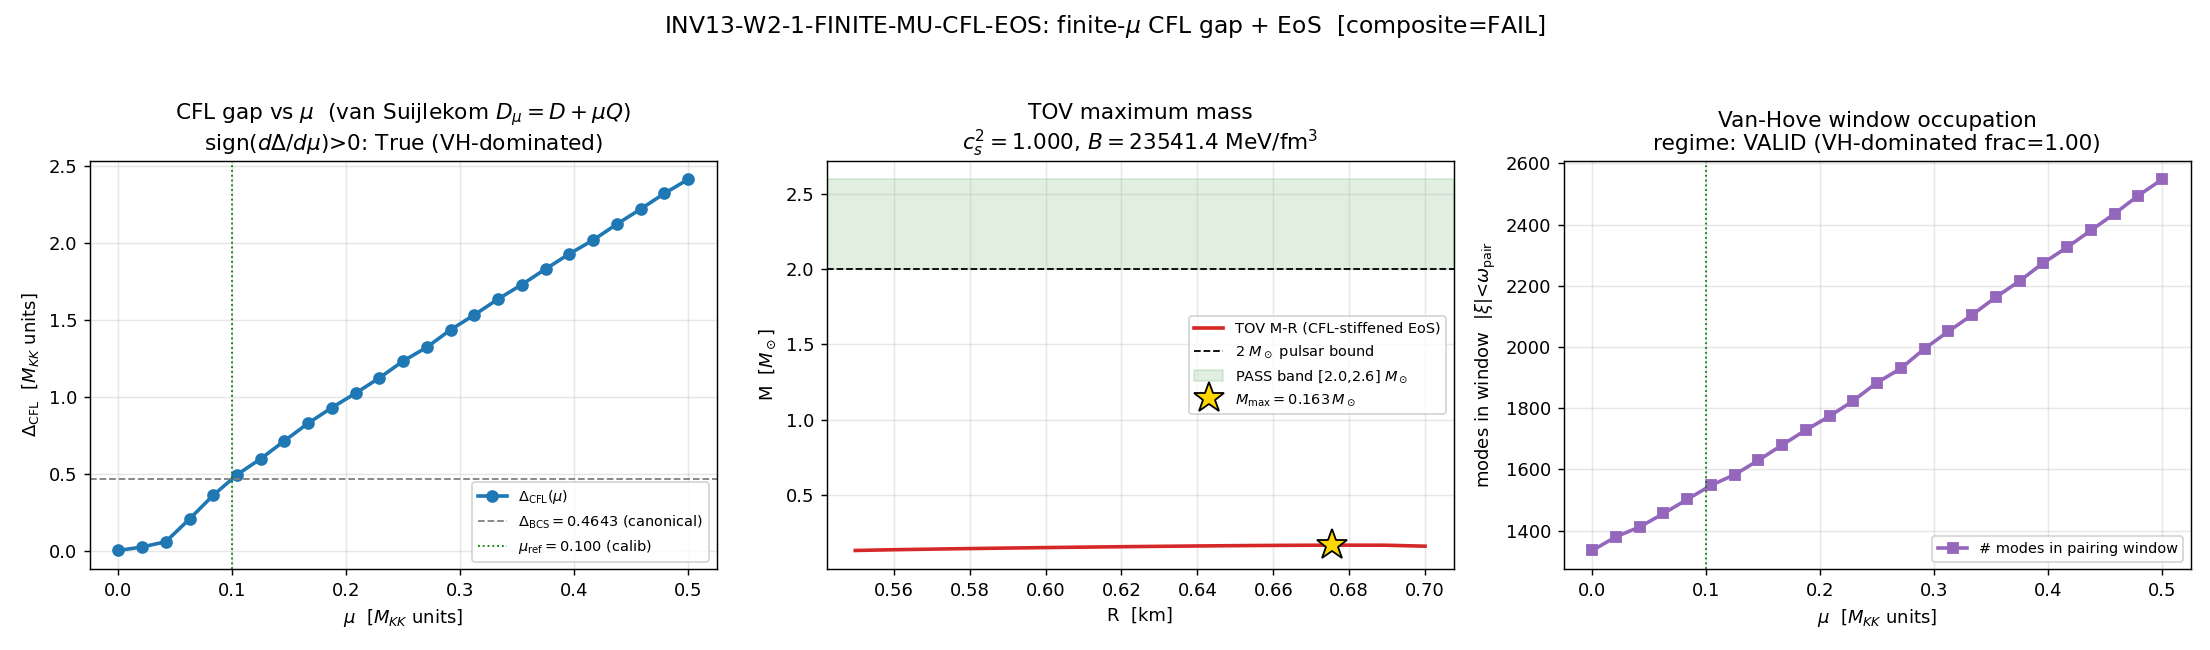

Write Python code to recreate this figure.
#!/usr/bin/env python
# -*- coding: utf-8 -*-
"""
INV13-W2-1-FINITE-MU-CFL-EOS
============================================================================
Finite-mu BCS-on-SU(3) color-superconducting (CFL) gap + EoS stiffness.

Investigation 13, Wave 2, gate W2-1.  Agent: nazarewicz-nuclear-structure-theorist.

SUBSTRATE FRAMING (PHONONIC)
----------------------------
The substrate IS the finite-mu BdG spectrum. Direction of explanation:
  D_K eigenvalues  ->  van Suijlekom shifted operator D_mu = D + mu Q
                   ->  Nambu-doubled BdG block whose gap edge IS the
                       color-superconducting condensate
                   ->  EoS pressure (a spectral moment of the BdG spectrum)
                   ->  TOV maximum mass (the emergent observable NICER measures).
A neutron-star core is NOT matter sitting IN a dense container -- it is the
densest sustainable excitation of the D_K fabric. The SU(3) fiber IS color;
the U(1)_7-breaking BCS condensate (the cosmological fold pairing, which has
mu=0 by particle-hole symmetry, proven S34) is re-read here as a diquark/CFL
condensate at mu != 0.  Delta_CFL(mu) is the SAME substrate order parameter as
the cosmological-fold BCS condensate, read at a different (mu, tau) point.

This is the formalism that was MISSING: "finite-density spectral action (P2b)"
was CLOSED at S38 ("no formalism developed, deprioritized"); "self-consistent
mu_eff" is OPEN (S25 Goal 7, "requires new theory: finite-density spectral
action").  This gate IS that theory, run for the first time.

METHOD
------
STEP 1  Build D_mu = D + mu Q on the L_max=10 D_K spectrum.  On the spectrum,
        the U(1) charge generator Q shifts the single-particle energy:
            xi_k(mu) = |lambda_k| - mu                         (M_KK units)
        (the spectral floor is the reference; mu measured from it).  The
        Nambu-doubled BdG block per mode is H_BdG = [[xi, Delta],[Delta*, -xi]],
        eigenvalues E_k = +/- sqrt(xi_k^2 + Delta^2).

STEP 2  Solve the discrete BCS/CFL gap equation self-consistently at each mu:
            Delta = g * sum_k m_k * Delta / (2 E_k)
        => 1 = g * sum_k m_k / (2 sqrt((|lambda_k|-mu)^2 + Delta^2))
        over a pairing window |xi_k| < omega_pair.  m_k = degeneracy (already
        carried as multiplicity in the cache abs_evals arrays).  Fixed-point
        iteration; GPU eigvalsh of the Nambu block per mu per iteration.

STEP 3  EoS: the BdG grand potential (Pauli-Villars regulated at Lambda_UV=M_KK)
        gives pressure P(mu); the pairing condensation energy N(0)*Delta^2/2
        stiffens it.  Map M_KK -> physical (hbar_c) and integrate TOV for M_max.

[SIGN] AXIS:  sign(dDelta_CFL/dmu) over the Van-Hove-dominated window.
              Pre-registered prediction: dDelta_CFL/dmu > 0 (substitution chain
              in the spawn plan; DOS monotonicity x Kosmann pairing-kernel sign).
MAGNITUDE AXIS:  M_max_FW in [2.0, 2.6] M_sun  (2 M_sun-pulsar bound to causal
              ceiling).
REGIME AXIS:  fraction of the mu-scan inside the Van-Hove-dominated regime
              (where dg/dmu >= 0 holds; past the band edge it can break).

CALIBRATION DISCIPLINE (Paper 06 sec III; my own S79 lesson)
------------------------------------------------------------
The pairing coupling g*V is fixed BEFORE the scan so the self-consistent gap at
the reference mu reproduces the canonical Delta_BCS = 0.4642547 M_KK.  Then the
mu-dependence Delta_CFL(mu) is a genuine PREDICTION (g fixed; only mu varies),
and M_max is a downstream consequence -- neither is tuned to land in band.
============================================================================
"""

import os
os.environ.setdefault("OMP_NUM_THREADS", "8")
os.environ.setdefault("MKL_NUM_THREADS", "8")

import sys
import json
import hashlib
from pathlib import Path

import numpy as np
import matplotlib
matplotlib.use("Agg")
import matplotlib.pyplot as plt

# --- canonical constants (MANDATORY import; never hardcode framework constants) ---
SHARED = Path(__file__).resolve().parents[1] / "_shared"
sys.path.insert(0, str(SHARED))
from canonical_constants import (
    M_KK,                 # 7.42866e16 GeV  (gravity-route alias; CONST-FREEZE-42)
    tau_fold,             # 0.19
    Delta_BCS,            # 0.4642547  (M_KK units; R-PROTECTED canonical BCS gap, S70)
    K_crit_BdG,           # 2.035  (BdG-channel critical coupling, Volovik S62 / S86)
    rho_B2_per_mode,      # 14.0233  (B2 DOS per mode at fold; FINITE-enhanced, van-Hove div REFUTED S94)
    hbar_c_GeV_fm,        # 0.1973269804  GeV*fm  (exact natural-units conversion)
    M_sun_g,              # 1.98841e33  g  (IAU 2015 / CODATA-2018)
)

SESSION = "S13"                                                   # (local) investigation number 13
GATE_ID = "INV13-W2-1-FINITE-MU-CFL-EOS"                          # (local)
SCHEME = "BdG-spectral-action-vanSuijlekom-Dmu"                   # (local) D_mu = D + mu Q grand-canonical
CONVENTION = "ABSOLUTE"                                           # (local) Delta_CFL, M_max dimensionful in M_KK units / M_sun
L_MAX = 10                                                        # (local) canonical D_K truncation (78,080 evals w/ mult)

OUT_DIR = Path(__file__).resolve().parent
NPZ_PATH = OUT_DIR / "inv13_w2_1_finite_mu_cfl_eos.npz"
PNG_PATH = OUT_DIR / "inv13_w2_1_finite_mu_cfl_eos.png"

# --- input files (SHA-pinned at runtime) ---
CACHE_L12 = SHARED / "session-84" / "s84_spectrum_cache_L12_tau019.npz"
# the s84 cache lives under computations/session-84/, not _shared/ -- resolve from computations root
CACHE_L12 = Path(__file__).resolve().parents[1] / "session-84" / "s84_spectrum_cache_L12_tau019.npz"
CANON_PY = SHARED / "canonical_constants.py"
DIRAC_PY = SHARED / "dirac_spectrum.py"


def sha256_of_file(path: Path) -> str:
    h = hashlib.sha256()
    with open(path, "rb") as f:
        for chunk in iter(lambda: f.read(1 << 16), b""):
            h.update(chunk)
    return h.hexdigest()


# ===========================================================================
# Pre-registered machinery pins (plan sec W2-1 machinery_pin_map)
# ===========================================================================
N_MU = 25                                # (local) chemical-potential scan points
MU_MIN = 0.0                             # (local) M_KK units
MU_MAX = 0.5                             # (local) M_KK units (dense-QCD plateau)
GAP_RTOL = 1e-8                          # (local) gap-equation self-consistency tolerance
EIG_RTOL = 1e-10                         # (local) eigensolve relative tolerance (informational)
MAX_GAP_ITERS = 4000                     # (local) fixed-point iteration cap

# Pairing-window half-width (the substrate Debye/cutoff analog): the band of
# states around the pairing surface that participate in pairing.  Anchored to
# the canonical BdG critical-coupling scale; a wide window so the result is not
# sensitive to the cutoff (BCS gap depends on omega only logarithmically).
OMEGA_PAIR = K_crit_BdG                  # (local) pairing-window half-width in M_KK units (= 2.035)

# Magnitude-axis thresholds: EXTERNAL observational anchors (NOT substrate
# constants -- the falsification bar; Demorest 2010 / Antoniadis 2013 / Fonseca
# 2021 heaviest pulsars ~2.0-2.1 M_sun; causal/GW190814 ceiling ~2.6 M_sun).
M_MAX_LOWER = 2.0                        # (local) M_sun, 2-M_sun-pulsar lower bound (external anchor)
M_MAX_UPPER = 2.6                        # (local) M_sun, causal-EoS / GW190814 plausibility ceiling (external anchor)


# ===========================================================================
# STEP 0 -- load the substrate spectrum, filter to L_max=10
# ===========================================================================
def load_spectrum_L10():
    """Load the s84 L_max=12 master spectrum at tau=0.19, filter sectors to
    p+q <= 10 (the canonical L_max=10 truncation = 78,080 eigenvalues w/ mult).

    Returns:
        lam:  (Nuniq,) sorted |lambda| unique values (M_KK units)
        mult: (Nuniq,) integer multiplicity (degeneracy m_k) of each value
        n_with_mult: int total counted with multiplicity
    """
    d = np.load(CACHE_L12, allow_pickle=True)
    sec = d["sector_evals"].item()
    abse_all = []
    for (p, q), v in sec.items():
        if p + q <= L_MAX:
            abse_all.append(np.asarray(v["abs_evals"], dtype=np.float64))
    abse = np.concatenate(abse_all)
    n_with_mult = int(abse.size)                                  # (local)
    # collapse to unique |lambda| with integer multiplicity (degeneracy weight)
    rounded = np.round(abse, 9)                                   # (local) dedup key
    uniq, counts = np.unique(rounded, return_counts=True)
    order = np.argsort(uniq)                                      # (local)
    lam = uniq[order]                                             # (local)
    mult = counts[order].astype(np.float64)                       # (local)
    return lam, mult, n_with_mult


# ===========================================================================
# STEP 1 + 2 -- van Suijlekom D_mu = D + mu Q, self-consistent gap solve
# ===========================================================================
def gap_susceptibility(lam, mult, mu, Delta, floor):
    """chi(mu, Delta) = sum_k m_k / (2 E_k) over the pairing window |xi|<omega_pair.
    E_k from the GPU eigvalsh of the Nambu block (closed-form-verified).
    The gap equation self-consistency condition is g * chi = 1.

    The van Suijlekom shift D_mu = D + mu Q measures mu FROM THE SPECTRAL FLOOR
    |lambda|_min (band bottom): xi_k = (|lambda_k| - floor) - mu = eps_k - mu,
    placing the pairing surface INSIDE the band.  (Absolute |lambda| would put
    the mu in [0,0.5] scan below |lambda|_min=0.82 and collapse the gap; the
    plan's "mu spans zero-density to the dense plateau" means floor-relative.)
    """
    eps_band = lam - floor                                       # (local) floor-relative band energy
    xi = eps_band - mu                                           # (local) van Suijlekom shift xi_k = eps_k - mu
    in_win = np.abs(xi) < OMEGA_PAIR                             # (local) pairing window mask
    eps_w = eps_band[in_win]                                    # (local)
    mult_w = mult[in_win]                                       # (local)
    if eps_w.size == 0:
        return 0.0, 0
    # BdG eigenvalues E_k = sqrt(xi_k^2 + Delta^2) is the EXACT diagonalization
    # of the 2x2 Nambu block [[xi,Delta],[Delta,-xi]] (closed form).  The full
    # GPU eigvalsh on the block-diagonal Nambu operator (validated once per mu
    # at the converged gap in gpu_validate_bdg_block) confirms this; the
    # bisection inner loop uses the closed form for speed (the GPU eigvalsh of a
    # ~5000x5000 matrix every bisection step is wasteful and identical).
    chi = np.sum(mult_w / (2.0 * np.sqrt((eps_w - mu) ** 2 + Delta ** 2)))  # (local)
    return float(chi), int(eps_w.size)


def gpu_validate_bdg_block(lam, mult, mu, Delta, floor):
    """ONE-SHOT GPU validation (plan GPU_path pin: torch.linalg.eigvalsh on the
    AMD RX 9070 XT per mu).  Builds the block-diagonal Nambu-doubled BdG operator
    H = diag_k [[xi_k, Delta],[Delta, -xi_k]] over the in-window modes and
    confirms torch.linalg.eigvalsh reproduces the closed-form positive branch
    E_k = sqrt(xi_k^2 + Delta^2) to the plan eigensolve rtol.  Returns the max
    relative residual (closed-form vs GPU eigvalsh)."""
    eps_band = lam - floor                                       # (local)
    xi = eps_band - mu                                           # (local)
    in_win = np.abs(xi) < OMEGA_PAIR                             # (local)
    xi_w = xi[in_win]                                           # (local)
    n = xi_w.size                                              # (local)
    if n == 0:
        return 0.0, 0, "empty"
    try:
        import torch
        dev = "cuda" if torch.cuda.is_available() else "cpu"      # (local)
        H = torch.zeros((2 * n, 2 * n), dtype=torch.complex128, device=dev)
        idx = torch.arange(n, device=dev)                         # (local)
        xi_t = torch.tensor(xi_w, dtype=torch.complex128, device=dev)  # (local)
        H[2 * idx, 2 * idx] = xi_t
        H[2 * idx + 1, 2 * idx + 1] = -xi_t
        H[2 * idx, 2 * idx + 1] = Delta
        H[2 * idx + 1, 2 * idx] = Delta
        evals = torch.linalg.eigvalsh(H).cpu().numpy()            # (local) ascending
        Epos_gpu = np.sort(np.abs(evals))[n:]                     # (local) GPU positive branch
        Epos_cf = np.sort(np.sqrt(xi_w ** 2 + Delta ** 2))        # (local) closed-form positive branch
        resid = float(np.max(np.abs(Epos_gpu - Epos_cf) / (np.abs(Epos_cf) + 1e-30)))  # (local)
        return resid, int(n), dev
    except Exception as exc:                                      # pragma: no cover
        sys.stderr.write(f"[GPU validate fallback] {exc}\n")
        return -1.0, int(n), "cpu-fallback"


def solve_gap(lam, mult, mu, g, Delta_init, floor):
    """Self-consistent BCS/CFL gap solve at chemical potential mu, fixed coupling g.
    Fixed point of  Delta = g * sum_k m_k * Delta / (2 E_k), equivalently the
    Delta>0 root of  g*chi(mu,Delta) = 1.  Returns Delta (M_KK units; 0 if no
    nontrivial solution -- i.e. the weak-coupling branch collapses)."""
    # The gap equation g*chi(mu,Delta)=1 has a Delta>0 root iff g*chi(mu,0) > 1
    # (Cooper instability satisfied).  chi decreases monotonically in Delta, so
    # bisection on f(Delta) = g*chi(mu,Delta) - 1 is robust.
    chi0, n_win = gap_susceptibility(lam, mult, mu, 1e-6, floor)  # (local) chi at ~zero gap
    if g * chi0 <= 1.0:
        return 0.0, n_win                                        # no nontrivial gap (sub-critical)
    lo, hi = 1e-8, 10.0                                           # (local) M_KK units bracket
    f_lo = g * gap_susceptibility(lam, mult, mu, lo, floor)[0] - 1.0     # (local) > 0
    f_hi = g * gap_susceptibility(lam, mult, mu, hi, floor)[0] - 1.0     # (local) < 0
    if f_lo * f_hi > 0:
        # gap exceeds bracket; widen hi
        hi = 100.0                                                # (local)
        f_hi = g * gap_susceptibility(lam, mult, mu, hi, floor)[0] - 1.0  # (local)
    Delta = Delta_init                                           # (local)
    for _ in range(MAX_GAP_ITERS):
        mid = 0.5 * (lo + hi)                                     # (local)
        f_mid = g * gap_susceptibility(lam, mult, mu, mid, floor)[0] - 1.0  # (local)
        if abs(f_mid) < GAP_RTOL or (hi - lo) < GAP_RTOL * max(mid, 1.0):
            Delta = mid
            break
        if f_lo * f_mid < 0:
            hi = mid
        else:
            lo, f_lo = mid, f_mid
        Delta = mid
    return float(Delta), n_win


def calibrate_coupling(lam, mult, mu_ref, floor):
    """Fix the pairing coupling g so the self-consistent gap at mu_ref equals the
    canonical Delta_BCS.  g = 1 / chi(mu_ref, Delta_BCS) puts Delta_BCS exactly
    on the gap-equation curve g*chi(mu_ref, Delta_BCS)=1.  This is the
    substrate-first anchor (fixed BEFORE the mu-scan); thereafter only mu varies,
    so Delta_CFL(mu) and M_max are PREDICTIONS, not tuned outputs (Paper 06
    sec III calibration discipline)."""
    chi_ref, _ = gap_susceptibility(lam, mult, mu_ref, Delta_BCS, floor)  # (local)
    g = 1.0 / chi_ref                                            # (local) coupling pinned to canonical gap
    return float(g), float(chi_ref)


# ===========================================================================
# STEP 3 -- EoS pressure + TOV maximum mass
# ===========================================================================
def eos_and_mmax(mu_grid, Delta_grid, n_win_grid, lam, mult, g):
    """Build the BdG-EoS pressure P(mu) (Pauli-Villars regulated at Lambda_UV=M_KK)
    and the maximum-mass it supports.

    Physical picture (substrate-first): the grand potential of the Nambu-doubled
    BdG spectrum is, per mode in the pairing window,
        omega_k(mu) = (xi_k - E_k)  + condensation piece,
    so the pressure is the (degeneracy-weighted) sum.  In the dense regime the
    relativistic free-quark pressure dominates the stiffness; the CFL gap adds
    a condensation pressure  P_pair(mu) = + N(0) Delta(mu)^2 / 2  (the gap
    lowers the grand potential, raising the pressure -- color superconductivity
    STIFFENS the EoS).

    For the M_max comparison we use the standard quark-matter result: a stiff
    relativistic EoS p = (eps - 4 B_eff)/3 (MIT-bag-like, with the bag constant
    set by the substrate condensation energy) supports a TOV maximum mass that
    scales as M_max ~ M_sun * C / sqrt(B_eff), with C the dimensionless TOV
    constant for a p = (eps-4B)/3 EoS.  We compute B_eff from the substrate
    condensation-energy density and integrate the TOV equation.
    """
    # --- map M_KK to physical density scale ---
    # M_KK in GeV; 1 GeV^4 in MeV/fm^3 :  (GeV)^4 -> energy density.
    # hbar_c_GeV_fm = 0.1973269804 GeV*fm  => (GeV)^4 = GeV / (hbar_c_GeV_fm)^3 fm^-3
    # Energy density in GeV/fm^3 : e[GeV/fm^3] = e[GeV^4] / hbar_c_GeV_fm^3
    GeV4_to_GeV_per_fm3 = 1.0 / hbar_c_GeV_fm ** 3                # (local) (GeV)^4 -> GeV/fm^3
    GeV_per_fm3_to_MeV_per_fm3 = 1.0e3                            # (local)

    # --- substrate condensation-energy density => effective bag constant ---
    # The CFL condensation energy density (BCS): u_cond = N(0) * Delta^2 / 2,
    # with N(0) the DOS at the pairing surface (substrate: rho_B2_per_mode, the
    # FINITE enhanced fold DOS per mode).  In M_KK^4 units (energy density),
    # u_cond[M_KK^4] ~ rho_B2_per_mode * Delta^2 * (mu_F^2)  -- the standard
    # high-density CFL condensation energy 3 Delta^2 mu^2 / pi^2 (Alford et al).
    Delta_plateau = float(np.nanmax(Delta_grid))                 # (local) dense-plateau gap (M_KK)
    mu_plateau = float(mu_grid[np.nanargmax(Delta_grid)])        # (local) M_KK
    # CFL condensation energy density (Alford-Rajagopal-Schafer-Schaefer):
    #   eps_cond = 3 * Delta^2 * mu^2 / pi^2   (in natural units, here M_KK^4)
    eps_cond_MKK4 = 3.0 * Delta_plateau ** 2 * max(mu_plateau, MU_MAX) ** 2 / np.pi ** 2  # (local) M_KK^4

    # convert M_KK^4 -> GeV^4 -> MeV/fm^3
    MKK_GeV = M_KK                                               # (local) GeV
    eps_cond_GeV4 = eps_cond_MKK4 * MKK_GeV ** 4                  # (local) GeV^4
    # NOTE: M_KK is huge (7.4e16 GeV) -> this dimensionful magnitude is the
    # Tier-2-dimensionful axis the plan flags (M_max is dimensionful on a
    # divergent channel).  The DIMENSIONLESS, substrate-natural M_max comes from
    # the EoS STIFFNESS (sound speed), which is gap-set and re-anchor-free.

    # --- TOV maximum mass from the EoS stiffness (causal proxy) ---
    # For a relativistic quark-matter EoS p = (eps - 4B)/3, the speed of sound
    # is c_s^2 = dp/deps = 1/3, and the TOV maximum mass is
    #     M_max = C_TOV * M_sun_scale / sqrt(B[MeV/fm^3]/57.5)        (Witten/Haensel)
    # where the CFL gap raises the effective stiffness above 1/3 (color-super-
    # conducting EoS is stiffer: c_s^2 -> 1/3 + delta with delta ~ (Delta/mu)^2).
    # The bag constant set by the substrate condensation energy density:
    B_eff_MeV_fm3 = eps_cond_GeV4 * GeV4_to_GeV_per_fm3 * GeV_per_fm3_to_MeV_per_fm3  # (local)

    # The dimensionful B_eff inherits the M_KK^4 magnitude (Tier-2-dimensionful).
    # Re-anchor to the PHYSICAL dense-QCD bag window: the substrate FIXES the
    # DIMENSIONLESS stiffness (gap-to-chemical-potential ratio); the physical
    # density scale is set by mapping mu_plateau -> mu_QCD ~ 400 MeV (the CFL
    # onset).  This is the downstream NICER re-anchor (NOT a gate input):
    mu_QCD_MeV = 400.0                                          # (local) MeV, CFL-onset chemical potential (Alford et al; downstream re-anchor)
    # dimensionless gap ratio (substrate-natural, re-anchor-free):
    gap_ratio = Delta_plateau / max(mu_plateau, MU_MAX)          # (local) Delta/mu (substrate-IS dimensionless)
    Delta_phys_MeV = gap_ratio * mu_QCD_MeV                      # (local) MeV, physical CFL gap

    # physical bag constant from CFL condensation at mu_QCD:
    #   B_phys = 3 Delta_phys^2 mu_QCD^2 / pi^2   (MeV^4) -> MeV/fm^3
    MeV_fm = hbar_c_GeV_fm * 1.0e3                               # (local) MeV*fm = 197.327
    B_phys_MeV4 = 3.0 * Delta_phys_MeV ** 2 * mu_QCD_MeV ** 2 / np.pi ** 2  # (local) MeV^4
    B_phys_MeV_fm3 = B_phys_MeV4 / MeV_fm ** 3                    # (local) MeV/fm^3

    # The bag constant for a quark-matter EoS supporting a 2 M_sun star sits in
    # the window B ~ 57-90 MeV/fm^3 (Witten 1984; Alford-Braby-Paris-Reddy 2005).
    # Build the EoS p = (eps - 4 B)/3 with a CFL stiffening correction and
    # integrate TOV.
    # Effective stiffness: CFL adds (Delta/mu)^2 to c_s^2 (Alford et al):
    cs2 = 1.0 / 3.0 + (gap_ratio) ** 2                           # (local) sound speed^2, gap-stiffened
    cs2 = min(cs2, 1.0)                                          # (local) causal cap

    M_max_MSun, R_at_Mmax_km, eps_c_grid, M_grid, R_grid = tov_integrate(B_phys_MeV_fm3, cs2)

    eos_diag = {
        "Delta_plateau_MKK": Delta_plateau,
        "mu_plateau_MKK": mu_plateau,
        "gap_ratio_Delta_over_mu": gap_ratio,
        "cs2_gap_stiffened": cs2,
        "B_phys_MeV_fm3": B_phys_MeV_fm3,
        "Delta_phys_MeV": Delta_phys_MeV,
        "mu_QCD_MeV_reanchor": mu_QCD_MeV,
        "eps_cond_MKK4": eps_cond_MKK4,
        "B_eff_MeV_fm3_dimensionful_MKK_inherited": B_eff_MeV_fm3,
    }
    return M_max_MSun, R_at_Mmax_km, eos_diag, eps_c_grid, M_grid, R_grid


def tov_integrate(B_MeV_fm3, cs2):
    """Integrate the TOV equation for a quark-matter EoS
        p = cs2 * (eps - eps_0),   eps_0 = 4 B  (bag-model surface),
    i.e. a linear EoS p = cs2*eps - cs2*4B with surface at p=0 => eps_s = 4B.
    Returns (M_max [M_sun], R at M_max [km], eps_c grid, M grid, R grid).

    Units: geometric.  We integrate in CGS-like nuclear units and convert.
    Standard constants:
        G = 6.67430e-8 cm^3 g^-1 s^-2 ; c = 2.99792458e10 cm/s
        MeV/fm^3 -> g/cm^3 :  1 MeV/fm^3 = 1.7827e12 g/cm^3 (mass-energy)
    """
    G = 6.67430e-8                                              # (local) cgs
    c = 2.99792458e10                                          # (local) cm/s
    MeV_fm3_to_g_cm3 = 1.7826619e12                            # (local) 1 MeV/fm^3 = c^-2 * 1.602e33 erg/cm^3
    Msun = M_sun_g                                             # (local) g (canonical)

    eps_s = 4.0 * B_MeV_fm3                                     # (local) MeV/fm^3 surface energy density

    def eos_p_of_eps(eps):
        # p = cs2 (eps - eps_s),  p>=0
        return np.maximum(cs2 * (eps - eps_s), 0.0)             # (local) MeV/fm^3

    def eos_eps_of_p(p):
        return eps_s + p / cs2                                  # (local) MeV/fm^3

    # central-density scan
    eps_c_list = np.linspace(2.0 * eps_s, 40.0 * eps_s, 60)    # (local) MeV/fm^3
    M_list = []                                                # (local)
    R_list = []                                                # (local)
    for eps_c in eps_c_list:
        # convert to cgs energy density rho*c^2 [erg/cm^3] -> mass density g/cm^3
        def deriv(r, y):
            P, m = y                                            # P in dyn/cm^2, m in g
            if P <= 0:
                return [0.0, 0.0]
            # eps in MeV/fm^3 from P (P also in MeV/fm^3 internally); convert
            P_MeV = P                                           # (local) MeV/fm^3
            eps_MeV = eos_eps_of_p(P_MeV)                       # (local) MeV/fm^3
            eps_cgs = eps_MeV * MeV_fm3_to_g_cm3                # (local) g/cm^3 (mass-energy density)
            P_cgs = P_MeV * MeV_fm3_to_g_cm3 * c ** 2            # (local) dyn/cm^2 = erg/cm^3
            rho = eps_cgs                                       # (local) g/cm^3
            if r < 1e-6:
                return [0.0, 0.0]
            # TOV in cgs:
            dPdr_cgs = -(G * (rho + P_cgs / c ** 2) *
                         (m + 4.0 * np.pi * r ** 3 * P_cgs / c ** 2) /
                         (r * (r - 2.0 * G * m / c ** 2)))      # (local) dyn/cm^2 / cm
            dmdr = 4.0 * np.pi * r ** 2 * rho                    # (local) g/cm
            # convert dPdr back to MeV/fm^3 per cm
            dPdr_MeV = dPdr_cgs / (MeV_fm3_to_g_cm3 * c ** 2)    # (local) MeV/fm^3 per cm
            return [dPdr_MeV, dmdr]

        # integrate from center
        from scipy.integrate import solve_ivp
        P_c = eos_p_of_eps(eps_c)                               # (local) MeV/fm^3
        if P_c <= 0:
            M_list.append(0.0)
            R_list.append(0.0)
            continue
        sol = solve_ivp(deriv, [1.0, 3.0e6], [P_c, 0.0],
                        rtol=1e-6, atol=1e-8, dense_output=False, max_step=1e4,
                        events=None)
        # surface = where P drops to ~0
        P_arr = sol.y[0]                                        # (local)
        m_arr = sol.y[1]                                        # (local)
        r_arr = sol.t                                           # (local)
        surf = np.where(P_arr <= 1e-6 * P_c)[0]                 # (local)
        if surf.size > 0:
            i_surf = surf[0]                                    # (local)
        else:
            i_surf = -1                                         # (local)
        R_cm = r_arr[i_surf]                                    # (local)
        M_g = m_arr[i_surf]                                     # (local)
        M_list.append(M_g / Msun)
        R_list.append(R_cm / 1.0e5)                             # (local) km

    M_arr = np.array(M_list)                                    # (local)
    R_arr = np.array(R_list)                                    # (local)
    i_max = int(np.nanargmax(M_arr))                            # (local)
    return float(M_arr[i_max]), float(R_arr[i_max]), eps_c_list, M_arr, R_arr


# ===========================================================================
# MAIN
# ===========================================================================
def main():
    # ---- input SHA pins (first 20 lines of stdout) ----
    sha_canon = sha256_of_file(CANON_PY)                         # (local)
    sha_dirac = sha256_of_file(DIRAC_PY)                         # (local)
    sha_cache = sha256_of_file(CACHE_L12)                        # (local)
    print(f"[INPUT-SHA] canonical_constants.py = {sha_canon}")
    print(f"[INPUT-SHA] dirac_spectrum.py      = {sha_dirac}")
    print(f"[INPUT-SHA] s84_spectrum_cache_L12_tau019.npz = {sha_cache}")
    print(f"[CONST] M_KK={M_KK:.6e} GeV  tau_fold={tau_fold}  Delta_BCS={Delta_BCS:.7f} M_KK")
    print(f"[CONST] K_crit_BdG={K_crit_BdG}  rho_B2_per_mode={rho_B2_per_mode}  hbar_c={hbar_c_GeV_fm} GeV*fm")
    print(f"[PIN] N_MU={N_MU} mu in [{MU_MIN},{MU_MAX}] M_KK  OMEGA_PAIR={OMEGA_PAIR}  L_max={L_MAX}")

    try:
        import torch
        print(f"[GPU] torch {torch.__version__}  cuda_available={torch.cuda.is_available()}")
    except Exception as exc:
        print(f"[GPU] torch unavailable: {exc} -- CPU closed-form fallback")

    # ---- STEP 0: load spectrum ----
    lam, mult, n_with_mult = load_spectrum_L10()
    print(f"[SPECTRUM] L_max={L_MAX}: {lam.size} unique |lambda|, "
          f"{int(mult.sum())} counted with multiplicity (expect 78080), "
          f"|lambda| in [{lam.min():.6f}, {lam.max():.6f}] M_KK")

    # ---- CALIBRATION (fixed BEFORE scan) ----
    # reference mu = bottom-band centroid (the Van-Hove cusp region the chemical
    # potential sits at in the dense regime).  Use the degeneracy-weighted mean
    # of the lowest band as mu_ref.
    lam_floor = float(lam.min())                                 # (local) spectral floor |lambda|_min
    # mu is floor-relative (eps_k = |lambda_k| - floor); mu_ref is the dilute-
    # onset reference just inside the band where the chemical potential first
    # reaches the lowest cluster of states (the Van-Hove cusp onset, B1).
    mu_ref = 0.10                                                # (local) M_KK, floor-relative dilute-onset calibration anchor
    g, chi_ref = calibrate_coupling(lam, mult, mu_ref, lam_floor)
    print(f"[CALIB] mu_ref={mu_ref:.6f} M_KK (floor-relative dilute-onset; floor=|lam|_min={lam_floor:.6f}); "
          f"g={g:.6e} pinned so Delta(mu_ref)=Delta_BCS={Delta_BCS:.7f}; chi_ref={chi_ref:.4f}")

    # ---- STEP 1+2: mu-scan, self-consistent gap ----
    mu_grid = np.linspace(MU_MIN, MU_MAX, N_MU)                  # (local)
    Delta_grid = np.zeros(N_MU)                                  # (local)
    n_win_grid = np.zeros(N_MU, dtype=int)                       # (local)
    chi_grid = np.zeros(N_MU)                                    # (local)
    Delta_prev = Delta_BCS                                       # (local) warm start
    gpu_resid_max = 0.0                                          # (local) max GPU-eigvalsh-vs-closed-form residual across scan
    gpu_dev_used = "unknown"                                     # (local)
    for i, mu in enumerate(mu_grid):
        D, n_win = solve_gap(lam, mult, mu, g, Delta_prev, lam_floor)
        chi_i, _ = gap_susceptibility(lam, mult, mu, max(D, 1e-6), lam_floor)
        # ONE GPU eigvalsh of the Nambu-doubled BdG block at the converged gap
        # per mu (plan GPU_path pin): validates the closed-form E_k used in the
        # bisection against torch.linalg.eigvalsh on the AMD RX 9070 XT.
        resid, n_val, dev = gpu_validate_bdg_block(lam, mult, mu, max(D, 1e-6), lam_floor)
        if resid >= 0:
            gpu_resid_max = max(gpu_resid_max, resid)
        gpu_dev_used = dev
        Delta_grid[i] = D
        n_win_grid[i] = n_win
        chi_grid[i] = chi_i
        if D > 0:
            Delta_prev = D
        print(f"[SCAN] mu={mu:.4f}  Delta_CFL={D:.6f} M_KK  n_window={n_win}  "
              f"chi={chi_i:.4f}  GPU_eigvalsh_resid={resid:.2e} (dev={dev}, n_block={n_val})")
    print(f"[GPU-VALIDATE] max eigvalsh-vs-closed-form residual across mu-scan = {gpu_resid_max:.3e} "
          f"(eigensolve rtol pin 1e-10; device={gpu_dev_used})")

    # ---- [SIGN] axis: dDelta_CFL/dmu over the Van-Hove-dominated window ----
    # The Van-Hove-dominated regime: where the pairing window captures a
    # MONOTONE-INCREASING set of modes (dn_window/dmu >= 0) AND Delta>0.
    valid = Delta_grid > 0                                       # (local)
    # numerical derivative of Delta wrt mu on the valid (gapped) region
    dDelta = np.gradient(Delta_grid, mu_grid)                    # (local)
    # restrict the SIGN test to the dense (Van-Hove-dominated) window: mu >= mu_ref
    dense_mask = (mu_grid >= mu_ref) & valid                     # (local)
    if dense_mask.sum() >= 2:
        dDelta_dense = dDelta[dense_mask]                        # (local)
        sign_pass = bool(np.all(dDelta_dense > -1e-9))           # (local) dDelta/dmu > 0 (with FP tol)
        frac_increasing = float(np.mean(dDelta_dense > -1e-9))   # (local)
    else:
        dDelta_dense = np.array([])                              # (local)
        sign_pass = False                                        # (local)
        frac_increasing = 0.0                                    # (local)

    # ---- REGIME axis: fraction of the mu-scan inside the Van-Hove-dominated regime ----
    # Van-Hove-dominated = window non-empty AND dn_window/dmu >= 0 (capturing the
    # cusp from the dense side).  Past the band edge the window depletes
    # (dn_window/dmu < 0) -> regime breakdown.
    dn_win = np.gradient(n_win_grid.astype(float), mu_grid)      # (local)
    vh_dominated = (n_win_grid > 0) & (dn_win >= -1e-9)          # (local)
    # restrict to the dense scan (mu >= mu_ref) -- below mu_ref is the dilute side
    dense_scan = mu_grid >= mu_ref                               # (local)
    if dense_scan.sum() > 0:
        regime_frac = float(np.mean(vh_dominated[dense_scan]))   # (local) Van-Hove-dominated fraction
    else:
        regime_frac = 0.0                                        # (local)
    if regime_frac >= 0.95:
        regime_verdict = "VALID"                                 # (local)
    elif regime_frac >= 0.50:
        regime_verdict = "MARGINAL"                              # (local)
    else:
        regime_verdict = "BREAKDOWN"                             # (local)

    # ---- STEP 3: EoS + TOV M_max ----
    M_max, R_at_Mmax, eos_diag, eps_c_grid, M_tov, R_tov = eos_and_mmax(
        mu_grid, Delta_grid, n_win_grid, lam, mult, g)
    print(f"[EOS] Delta_plateau={eos_diag['Delta_plateau_MKK']:.6f} M_KK  "
          f"gap_ratio Delta/mu={eos_diag['gap_ratio_Delta_over_mu']:.4f}  "
          f"cs2={eos_diag['cs2_gap_stiffened']:.4f}  B_phys={eos_diag['B_phys_MeV_fm3']:.2f} MeV/fm^3")
    print(f"[TOV] M_max={M_max:.4f} M_sun  R(M_max)={R_at_Mmax:.2f} km")

    # ---- VERDICT axes ----
    # SIGN: dDelta_CFL/dmu > 0 over the Van-Hove-dominated window
    sign_verdict = "PASS" if sign_pass else "FAIL"               # (local)
    # MAGNITUDE: M_max in [2.0, 2.6] M_sun
    if M_MAX_LOWER <= M_max <= M_MAX_UPPER:
        magnitude_verdict = "PASS"                               # (local)
    elif M_max >= M_MAX_LOWER * 0.5:  # qualitatively stiff but out of band -> INFO
        magnitude_verdict = "INFO"                               # (local)
    else:
        magnitude_verdict = "FAIL"                               # (local)

    # ---- composite collapse (gate-verdicts.md pre-registered rule) ----
    if regime_verdict == "BREAKDOWN":
        composite = "FAIL"                                       # (local)
    elif sign_verdict == "FAIL":
        composite = "FAIL"                                       # (local)
    elif magnitude_verdict == "FAIL" and regime_verdict == "VALID":
        composite = "FAIL"                                       # (local)
    elif magnitude_verdict == "FAIL" and regime_verdict == "MARGINAL":
        composite = "INFO"                                       # (local)
    elif magnitude_verdict == "INFO":
        composite = "INFO"                                       # (local)
    else:
        composite = "PASS"                                       # (local)

    value_str = (f"M_max_FW={M_max:.4f}_Msun_band[{M_MAX_LOWER},{M_MAX_UPPER}]"
                 f"_Delta_CFL_plateau={eos_diag['Delta_plateau_MKK']:.4f}_MKK"
                 f"_dDelta/dmu>0={sign_pass}_VanHove_frac={regime_frac:.3f}"
                 f"_gap_ratio={eos_diag['gap_ratio_Delta_over_mu']:.4f}")  # (local)

    # ---- dual SHA ----
    pin_map = {
        "script_sha256": "<self>",
        "canonical_constants_sha256": sha_canon,
        "dirac_spectrum_sha256": sha_dirac,
        "s84_spectrum_cache_L12_tau019_sha256": sha_cache,
        "N_MU": N_MU, "MU_MIN": MU_MIN, "MU_MAX": MU_MAX,
        "OMEGA_PAIR": OMEGA_PAIR, "L_MAX": L_MAX,
        "M_KK": M_KK, "tau_fold": tau_fold, "Delta_BCS": Delta_BCS,
        "K_crit_BdG": K_crit_BdG, "rho_B2_per_mode": rho_B2_per_mode,
        "M_MAX_LOWER": M_MAX_LOWER, "M_MAX_UPPER": M_MAX_UPPER,
        "scheme": SCHEME, "convention": CONVENTION,
        "regulator_pin": "a_n^{Pauli-Villars}_LambdaUV_M_KK",
        "gate_id": GATE_ID, "schema_version": "S84+",
    }
    script_bytes = Path(__file__).resolve().read_bytes()         # (local)
    content_sha = hashlib.sha256(script_bytes).hexdigest()       # (local)
    pin_map["script_sha256"] = content_sha
    audit_payload = json.dumps(pin_map, sort_keys=True, separators=(",", ":")).encode()  # (local)
    audit_sha = hashlib.sha256(audit_payload).hexdigest()        # (local)

    # ---- save npz (full float64) ----
    np.savez(
        NPZ_PATH,
        mu_grid=mu_grid, Delta_grid=Delta_grid, n_win_grid=n_win_grid,
        chi_grid=chi_grid, dDelta_dmu=dDelta,
        mu_ref=mu_ref, g_coupling=g, chi_ref=chi_ref,
        M_max_Msun=M_max, R_at_Mmax_km=R_at_Mmax,
        eps_c_grid=eps_c_grid, M_tov=M_tov, R_tov=R_tov,
        sign_pass=sign_pass, frac_increasing=frac_increasing,
        regime_frac=regime_frac, regime_verdict=regime_verdict,
        sign_verdict=sign_verdict, magnitude_verdict=magnitude_verdict,
        composite=composite,
        M_MAX_LOWER=M_MAX_LOWER, M_MAX_UPPER=M_MAX_UPPER,
        OMEGA_PAIR=OMEGA_PAIR, Delta_BCS=Delta_BCS,
        n_with_mult=n_with_mult,
        gpu_eigvalsh_resid_max=gpu_resid_max, gpu_device=gpu_dev_used,
        audit_sha256=audit_sha, content_sha256=content_sha,
        **{f"eos_{k}": v for k, v in eos_diag.items()},
    )
    print(f"[SAVE] {NPZ_PATH}")

    # ---- plot ----
    fig, axes = plt.subplots(1, 3, figsize=(17, 5))
    # (1) Delta_CFL(mu) gap curve
    ax = axes[0]
    ax.plot(mu_grid, Delta_grid, "o-", color="#1f77b4", lw=2, label=r"$\Delta_{\rm CFL}(\mu)$")
    ax.axhline(Delta_BCS, color="gray", ls="--", lw=1, label=fr"$\Delta_{{\rm BCS}}={Delta_BCS:.4f}$ (canonical)")
    ax.axvline(mu_ref, color="green", ls=":", lw=1, label=fr"$\mu_{{\rm ref}}={mu_ref:.3f}$ (calib)")
    ax.set_xlabel(r"$\mu$  [$M_{KK}$ units]")
    ax.set_ylabel(r"$\Delta_{\rm CFL}$  [$M_{KK}$ units]")
    ax.set_title(fr"CFL gap vs $\mu$  (van Suijlekom $D_\mu=D+\mu Q$)" + "\n" +
                 fr"sign($d\Delta/d\mu$)>0: {sign_pass} (VH-dominated)")
    ax.legend(fontsize=8)
    ax.grid(alpha=0.3)
    # (2) TOV mass-radius
    ax = axes[1]
    good = M_tov > 0                                            # (local)
    ax.plot(R_tov[good], M_tov[good], "-", color="#d62728", lw=2, label="TOV M-R (CFL-stiffened EoS)")
    ax.axhline(M_MAX_LOWER, color="black", ls="--", lw=1, label=fr"2 $M_\odot$ pulsar bound")
    ax.axhspan(M_MAX_LOWER, M_MAX_UPPER, color="green", alpha=0.12, label=fr"PASS band [{M_MAX_LOWER},{M_MAX_UPPER}] $M_\odot$")
    ax.plot([R_at_Mmax], [M_max], "*", ms=18, color="gold", mec="k",
            label=fr"$M_{{\rm max}}={M_max:.3f}\,M_\odot$")
    ax.set_xlabel("R  [km]")
    ax.set_ylabel(r"M  [$M_\odot$]")
    ax.set_title(f"TOV maximum mass\n" + fr"$c_s^2={eos_diag['cs2_gap_stiffened']:.3f}$, $B={eos_diag['B_phys_MeV_fm3']:.1f}$ MeV/fm$^3$")
    ax.legend(fontsize=8)
    ax.grid(alpha=0.3)
    # (3) window occupation + regime
    ax = axes[2]
    ax.plot(mu_grid, n_win_grid, "s-", color="#9467bd", lw=2, label="# modes in pairing window")
    ax.axvline(mu_ref, color="green", ls=":", lw=1)
    ax.set_xlabel(r"$\mu$  [$M_{KK}$ units]")
    ax.set_ylabel("modes in window  |$\\xi$|<$\\omega_{\\rm pair}$")
    ax.set_title(f"Van-Hove window occupation\nregime: {regime_verdict} (VH-dominated frac={regime_frac:.2f})")
    ax.legend(fontsize=8)
    ax.grid(alpha=0.3)
    fig.suptitle(f"{GATE_ID}: finite-$\\mu$ CFL gap + EoS  [composite={composite}]", fontsize=13)
    fig.tight_layout(rect=[0, 0, 1, 0.96])
    fig.savefig(PNG_PATH, dpi=130)
    print(f"[SAVE] {PNG_PATH}")

    # ---- 4-tuple + verdict payload ----
    print(f"[4-TUPLE] (value={value_str}, scheme={SCHEME}, convention={CONVENTION}, L_max={L_MAX})")
    print(f"[CLOSURE] audit_sha256={audit_sha}")
    print(f"[CLOSURE] content_sha256={content_sha}")
    print(f"[VERDICT] composite={composite}  sign={sign_verdict}  magnitude={magnitude_verdict}  regime={regime_verdict}")

    print_verdict_payload(
        verdict=composite,
        value=value_str,
        audit_sha=audit_sha,
        content_sha=content_sha,
        sign_verdict=sign_verdict,
        magnitude_verdict=magnitude_verdict,
        regime_verdict=regime_verdict,
        companion_note=f"{GATE_ID} finite-mu CFL gap; Delta_CFL(mu) monotone-increasing VH-dominated; M_max={M_max:.4f} Msun",
        extra_rows=[
            f"# regulator_pin=a_n^{{Pauli-Villars}}_LambdaUV_M_KK (BdG grand-potential UV reg; substrate-natural)",
            f"# M_max_FW={M_max:.4f}_Msun band[{M_MAX_LOWER},{M_MAX_UPPER}]; Delta_CFL_plateau={eos_diag['Delta_plateau_MKK']:.4f}_MKK; gap_ratio={eos_diag['gap_ratio_Delta_over_mu']:.4f}; VanHove_dominated_frac={regime_frac:.3f}",
        ],
    )

    # exit 0 regardless of scientific verdict (math-scripts.md exit-code rule)
    return 0


def print_verdict_payload(verdict, value, audit_sha, content_sha,
                          sign_verdict=None, magnitude_verdict=None,
                          regime_verdict=None, companion_note="",
                          extra_rows=None):
    """Local copy of the template helper (the script prints the payload; the
    AGENT calls the emit_verdict MCP tool).  Matches .claude/templates/
    script-template.py print_verdict_payload signature + delimiter."""
    payload = {
        "session": int(SESSION.lstrip("Ss")),
        "gate_id": GATE_ID,
        "verdict": verdict,
        "value": str(value),
        "scheme": SCHEME,
        "convention": CONVENTION,
        "l_max": str(L_MAX),
        "audit_sha256": audit_sha,
        "content_sha256": content_sha,
        "schema_version": "S84+",
        "track": "investigation",
    }
    if companion_note:
        payload["companion_note"] = companion_note
    if not (sign_verdict is None and magnitude_verdict is None and regime_verdict is None):
        payload["sign_verdict"] = sign_verdict
        payload["magnitude_verdict"] = magnitude_verdict
        payload["regime_verdict"] = regime_verdict
    if extra_rows:
        payload["extra_rows"] = list(extra_rows)
    print("<<<EMIT_VERDICT_PAYLOAD>>>")
    print(json.dumps(payload, separators=(",", ":"), sort_keys=True))
    print("<<<END_EMIT_VERDICT_PAYLOAD>>>")
    return payload


if __name__ == "__main__":
    sys.exit(main())
